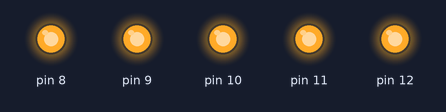
This sketch was run on a simulated Arduino Uno, built with avr-gcc and run on an emulated ATmega328P. On the bench: output pins drawn as LEDs (lit = HIGH).

Above: at 0.1 s.
At 0.36 s:
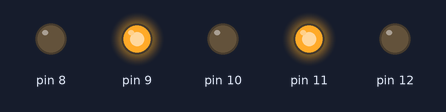
At 0.71 s:
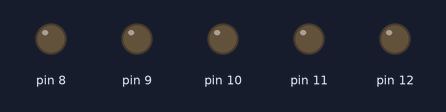
At 1.39 s:
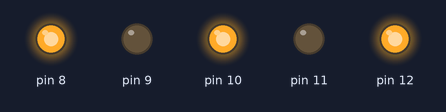
At 2.91 s:
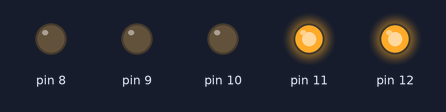
Timing chart, 0 to 3.2 s (numbered marks = the images above):
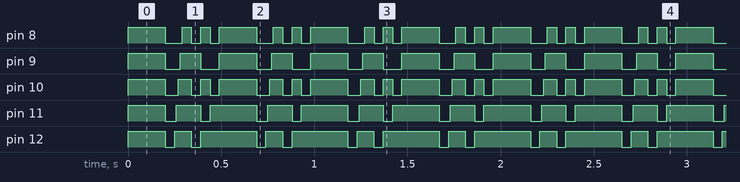

The sketch:

LED_DISPLAY.ino
```cpp
void setup() {
pinMode(12,OUTPUT);  pinMode(11,OUTPUT);pinMode(10,OUTPUT);pinMode(9,OUTPUT);pinMode(8,OUTPUT);


}

void loop() {
 digitalWrite(12,HIGH);
  digitalWrite(11,HIGH);
  digitalWrite(10,HIGH);
  digitalWrite(9,HIGH);
  digitalWrite(8,HIGH);
  delay(200);
 digitalWrite(12,LOW);
  digitalWrite(11,LOW);
  digitalWrite(10,LOW);
  digitalWrite(9,LOW);
  digitalWrite(8,LOW);
  delay(50);
   digitalWrite(12,HIGH);delay(10);
  digitalWrite(11,HIGH);delay(10);
  digitalWrite(10,HIGH); delay(10);
  digitalWrite(9,HIGH); delay(10);
  digitalWrite(8,HIGH);
  delay(50);
   digitalWrite(12,LOW);
  digitalWrite(11,HIGH);
  digitalWrite(10,LOW);
  digitalWrite(9,HIGH);
  digitalWrite(8,LOW);
  delay(50);
   digitalWrite(12,HIGH);
  digitalWrite(11,LOW);
  digitalWrite(10,HIGH);
  digitalWrite(9,LOW);
  digitalWrite(8,HIGH);
  delay(50);
   digitalWrite(12,HIGH);
  digitalWrite(11,HIGH);
  digitalWrite(10,LOW);
  digitalWrite(9,LOW);
  digitalWrite(8,LOW);
  delay(50);
 }
```

Measured:
- by itself, pin 8: repeats every 0.49 s: LOW 0.09 s, 2 × (HIGH 0.05 s, LOW 0.05 s), HIGH 0.20 s
- by itself, pin 9: repeats every 0.49 s: LOW 0.08 s, HIGH 0.11 s, LOW 0.10 s, HIGH 0.20 s
- by itself, pin 10: repeats every 0.49 s: LOW 0.07 s, HIGH 0.07 s, LOW 0.05 s, HIGH 0.05 s, LOW 0.05 s, HIGH 0.20 s
- by itself, pin 11: repeats every 0.49 s: LOW 0.06 s, HIGH 0.13 s, LOW 0.05 s, HIGH 0.25 s
- by itself, pin 12: repeats every 0.49 s: LOW 0.05 s, HIGH 0.09 s, LOW 0.05 s, HIGH 0.30 s
